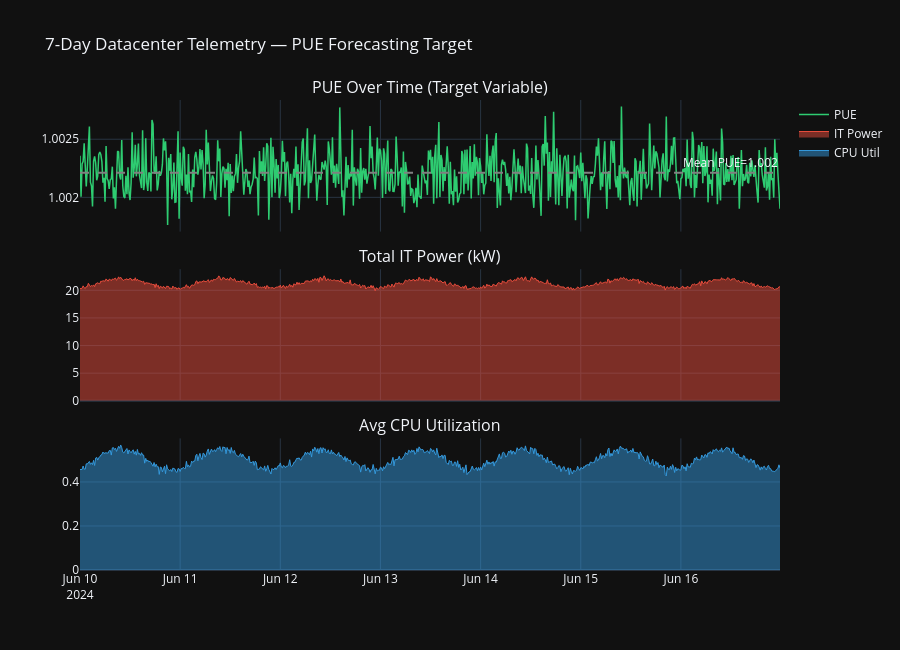
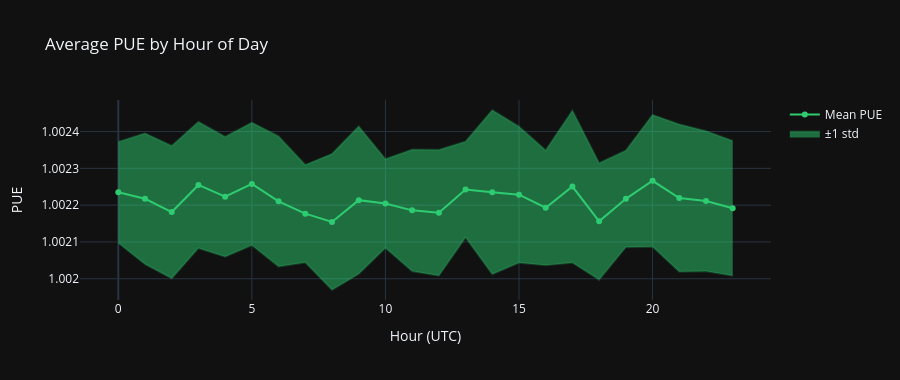

The cell these charts' notebook holds for them, in order:
### Code cell
fig = make_subplots(rows=3, cols=1, shared_xaxes=True, subplot_titles=[
    'PUE Over Time (Target Variable)',
    'Total IT Power (kW)',
    'Avg CPU Utilization'
], vertical_spacing=0.08)

fig.add_trace(go.Scatter(x=df['timestamp_utc'], y=df['pue'],
    name='PUE', line=dict(color='#2ecc71', width=1.5)), row=1, col=1)
fig.add_hline(y=df['pue'].mean(), line_dash='dash', line_color='gray',
              annotation_text=f"Mean PUE={df['pue'].mean():.3f}", row=1, col=1)

fig.add_trace(go.Scatter(x=df['timestamp_utc'], y=df['total_it_power_kw'],
    name='IT Power', fill='tozeroy',
    line=dict(color='#e74c3c', width=1)), row=2, col=1)

fig.add_trace(go.Scatter(x=df['timestamp_utc'], y=df['avg_cpu_util'],
    name='CPU Util', fill='tozeroy',
    line=dict(color='#3498db', width=1)), row=3, col=1)

fig.update_layout(height=650, template='plotly_dark',
                  title='7-Day Datacenter Telemetry — PUE Forecasting Target')
fig.show()

# Hourly PUE pattern
hourly_pue = df.groupby('hour')['pue'].agg(['mean','std']).reset_index()
fig2 = go.Figure()
fig2.add_trace(go.Scatter(
    x=hourly_pue['hour'],
    y=hourly_pue['mean'] + hourly_pue['std'],
    fill=None, mode='lines', line_color='rgba(46,204,113,0.2)', showlegend=False))
fig2.add_trace(go.Scatter(
    x=hourly_pue['hour'],
    y=hourly_pue['mean'] - hourly_pue['std'],
    fill='tonexty', mode='lines',
    line_color='rgba(46,204,113,0.2)', name='±1 std'))
fig2.add_trace(go.Scatter(
    x=hourly_pue['hour'], y=hourly_pue['mean'],
    mode='lines+markers', name='Mean PUE',
    line=dict(color='#2ecc71', width=2)))
fig2.update_layout(title='Average PUE by Hour of Day',
                   xaxis_title='Hour (UTC)', yaxis_title='PUE',
                   template='plotly_dark', height=380)
fig2.show()

### Figure 1 — Plotly figure (JSON) as saved in the notebook; plotly's stock layout.template omitted (floating-point values rounded to 4 significant figures; data arrays with more than 128 entries replaced by an {"elided": "..."} marker saying what was removed)
{"data": [{"line": {"color": "#2ecc71", "width": 1.5}, "name": "PUE", "type": "scatter", "x": {"elided": "672 str values"}, "xaxis": "x", "y": {"elided": "672 float values"}, "yaxis": "y"}, {"fill": "tozeroy", "line": {"color": "#e74c3c", "width": 1}, "name": "IT Power", "type": "scatter", "x": {"elided": "672 str values"}, "xaxis": "x2", "y": {"elided": "672 float values"}, "yaxis": "y2"}, {"fill": "tozeroy", "line": {"color": "#3498db", "width": 1}, "name": "CPU Util", "type": "scatter", "x": {"elided": "672 str values"}, "xaxis": "x3", "y": {"elided": "672 float values"}, "yaxis": "y3"}], "layout": {"annotations": [{"font": {"size": 16}, "showarrow": false, "text": "PUE Over Time (Target Variable)", "x": 0.5, "xanchor": "center", "xref": "paper", "y": 1, "yanchor": "bottom", "yref": "paper"}, {"font": {"size": 16}, "showarrow": false, "text": "Total IT Power (kW)", "x": 0.5, "xanchor": "center", "xref": "paper", "y": 0.64, "yanchor": "bottom", "yref": "paper"}, {"font": {"size": 16}, "showarrow": false, "text": "Avg CPU Utilization", "x": 0.5, "xanchor": "center", "xref": "paper", "y": 0.28, "yanchor": "bottom", "yref": "paper"}, {"showarrow": false, "text": "Mean PUE=1.002", "x": 1, "xanchor": "right", "xref": "x domain", "y": 1.002, "yanchor": "bottom", "yref": "y"}], "height": 650, "shapes": [{"line": {"color": "gray", "dash": "dash"}, "type": "line", "x0": 0, "x1": 1, "xref": "x domain", "y0": 1.002, "y1": 1.002, "yref": "y"}], "title": {"text": "7-Day Datacenter Telemetry — PUE Forecasting Target"}, "xaxis": {"anchor": "y", "domain": [0, 1], "matches": "x3", "showticklabels": false}, "xaxis2": {"anchor": "y2", "domain": [0, 1], "matches": "x3", "showticklabels": false}, "xaxis3": {"anchor": "y3", "domain": [0, 1]}, "yaxis": {"anchor": "x", "domain": [0.72, 1]}, "yaxis2": {"anchor": "x2", "domain": [0.36, 0.64]}, "yaxis3": {"anchor": "x3", "domain": [0, 0.28]}}}

### Figure 2 — Plotly figure (JSON) as saved in the notebook; plotly's stock layout.template omitted (floating-point values rounded to 4 significant figures)
{"data": [{"line": {"color": "rgba(46,204,113,0.2)"}, "mode": "lines", "showlegend": false, "type": "scatter", "x": [0, 1, 2, 3, 4, 5, 6, 7, 8, 9, 10, 11, 12, 13, 14, 15, 16, 17, 18, 19, 20, 21, 22, 23], "y": [1.002, 1.002, 1.002, 1.002, 1.002, 1.002, 1.002, 1.002, 1.002, 1.002, 1.002, 1.002, 1.002, 1.002, 1.002, 1.002, 1.002, 1.002, 1.002, 1.002, 1.002, 1.002, 1.002, 1.002]}, {"fill": "tonexty", "line": {"color": "rgba(46,204,113,0.2)"}, "mode": "lines", "name": "±1 std", "type": "scatter", "x": [0, 1, 2, 3, 4, 5, 6, 7, 8, 9, 10, 11, 12, 13, 14, 15, 16, 17, 18, 19, 20, 21, 22, 23], "y": [1.002, 1.002, 1.002, 1.002, 1.002, 1.002, 1.002, 1.002, 1.002, 1.002, 1.002, 1.002, 1.002, 1.002, 1.002, 1.002, 1.002, 1.002, 1.002, 1.002, 1.002, 1.002, 1.002, 1.002]}, {"line": {"color": "#2ecc71", "width": 2}, "mode": "lines+markers", "name": "Mean PUE", "type": "scatter", "x": [0, 1, 2, 3, 4, 5, 6, 7, 8, 9, 10, 11, 12, 13, 14, 15, 16, 17, 18, 19, 20, 21, 22, 23], "y": [1.002, 1.002, 1.002, 1.002, 1.002, 1.002, 1.002, 1.002, 1.002, 1.002, 1.002, 1.002, 1.002, 1.002, 1.002, 1.002, 1.002, 1.002, 1.002, 1.002, 1.002, 1.002, 1.002, 1.002]}], "layout": {"height": 380, "title": {"text": "Average PUE by Hour of Day"}, "xaxis": {"title": {"text": "Hour (UTC)"}}, "yaxis": {"title": {"text": "PUE"}}}}
